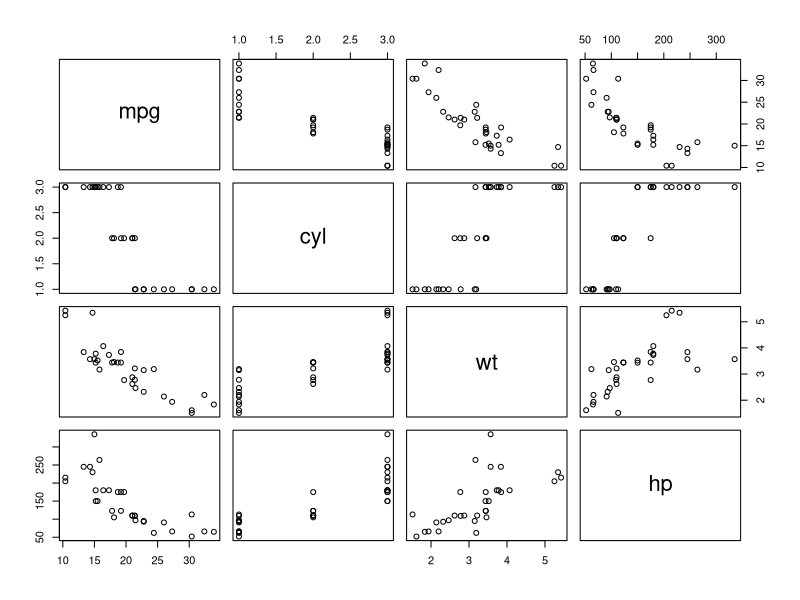

Source code (R): (Note: this script raises an error after producing the figure.)
## ---- chunk 1
library(ggpubr)
library(tidyverse)
## ---- chunk 2
lab.dat <- mtcars %>% select(c('mpg', 'cyl', 'wt', 'hp'))
lab.dat$cyl <- as.factor(lab.dat$cyl)

pairs(lab.dat)
## ---- chunk 3
formula <- mpg ~ cyl + wt + hp
mod.1 <- lm(formula, data = lab.dat)
summary(basic_lm)
## ---- chunk 4
ggqqplot(mod.1$residuals)
## ---- chunk 5
ggplot(mod.1, aes(.fitted, .resid)) +
  geom_point()
## ---- chunk 6
empty.model <- lm(mpg~1, data=lab.dat)
full.model <- lm(mpg~.^2 + I(wt)^2+ I(hp)^2+ I(cyl)^2, data=lab.dat)

back.model <- step(empty.model,
                  scope = list(lower = empty.model,
                               upper = full.model),
                  direction = 'both',
                  data=lab.dat)
ggqqplot(back.model$residuals)
ggplot(back.model, aes(.fitted, .resid)) +
  geom_point()
## ---- chunk 7
empty.model <- lm(mpg~1, data=lab.dat)
full.model <- lm(mpg~.^2 + I(wt)^2+ I(hp)^2+ I(cyl)^2, data=lab.dat)

back.model <- step(full.model,
                  scope = list(lower = empty.model,
                               upper = full.model),
                  direction = 'backward',
                  data=lab.dat)
ggqqplot(back.model$residuals)
ggplot(back.model, aes(.fitted, .resid)) +
  geom_point()
## ---- chunk 8
library(MASS)

n.index=seq(1,nrow(lab.dat))

ggplot(back.model,aes(x=n.index,y=studres(back.model)))+
  geom_point(color="orange")+geom_line( y=3)+
  labs(title = "Studentized Resid",x="Observation",y="Studentized Resid")
## ---- chunk 9

D.cut=4/(nrow(lab.dat)-3) 

ggplot(back.model,aes(x=n.index,y=cooks.distance(back.model)))+
  geom_point(color="orange")+geom_line( y=D.cut)+
  labs(title = "Cook's D",x="Observation",y="Cook's Distance")
## ---- chunk 10
ggplot(back.model,aes(x=studres(back.model),y=cooks.distance(back.model)))+
  geom_point(color="orange")+geom_hline( yintercept=D.cut)+ geom_vline(xintercept = 3)
## ---- chunk 11
car::vif(back.model)
